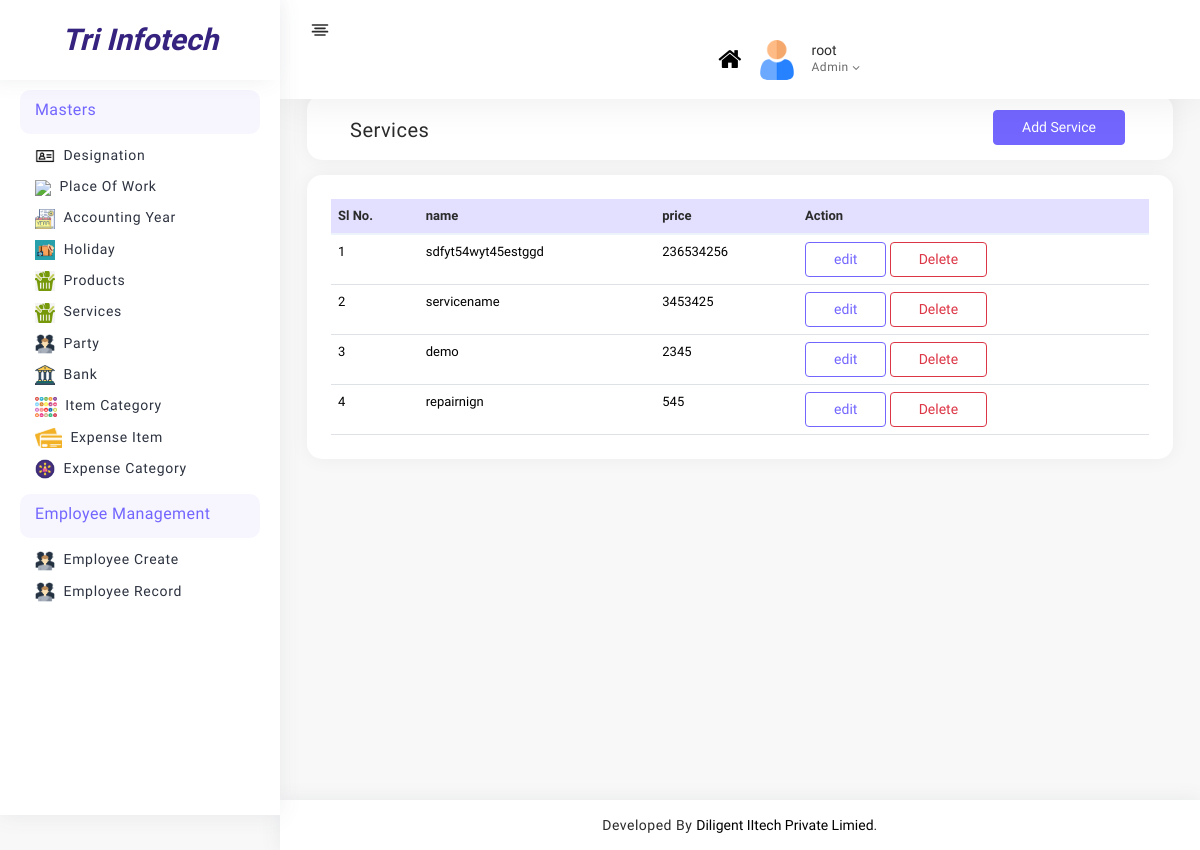
The app's page /admin_panel/services/ (signed in) with its own data.
### admin_panel/models.py (models this page shows, shortened)
class Service(models.Model):
    taxTypes = (
            ('withTax','with Tax'),
            ('withoutTax','without Tax'),
        )
    name = models.CharField(max_length=100)
    hsn_code = models.CharField(max_length=100)
    sale_price = models.CharField(max_length=100)
    sale_price_type = models.CharField( choices=taxTypes,max_length=50)
    tax_rate = models.CharField(choices=gstStatic,max_length=20)

### admin_panel/views.py (the view)
# urls.py: path("services/",views.services,name="services"),
def services(request):
    if request.user.is_staff:
        services = Service.objects.all().order_by("-id")
        return render(request,"masters/arp_items/services.html",{"services":services})
    else:
        return redirect("login")

### admin_panel/templates/masters/arp_items/services.html (shortened to what this page needs)
{% extends 'base.html' %}
{% load static %}
{% block content %}
<div class="page-body">
    <form>
        <div class="container-fluid">
            <div class="card p-3 py-2 project-list">
                <div class="row">
                    <div class="col-md-6">
                        <h5 class="mb-0 mt-2">Services</h5>
                    </div>
                    <div class="col-md-6">
                        <a class="btn btn-primary" href="{% url 'service_add' %}"> Add Service</a>
                    </div>
                </div>
            </div>
            <div class="card rs-mt-10 rs-br-0">
                <div class="card-body p-4 rs-p-0">
                    <div class="">
                        <table class="table rs_table">
                            <thead>
                                <tr>
                                    <th class="rs-w-5"><span class="hidden-xs">Sl No.</span></th>
                                    <th>name</th>
                                    <th>price</th>
                                    <th class="rs-text-right">Action</th>
                                </tr>
                            </thead>
                            <tbody>
                                {% for service in services %}
                                <tr>
                                    <td class="rs-pr-0">
                                        <span class="hidden-xs">{{ forloop.counter }}</span>
                                    </td>
                                    <td>{{ service.name}}</td>
                                    <td>{{ service.sale_price}}</td>
                                    <td class="rs-text-right"><a href="{% url 'service_edit' service.id %}"
                                            class="btn btn-outline-primary">edit</a>
                                            <a type="button" class="btn btn-outline-danger" data-toggle="modal"
                                            data-target="#exampleModal-{{forloop.counter}}">
                                            Delete
                                    </a>
                                        </td>
                                </tr>
                                {% endfor %}
                            </tbody>
                        </table>
                    </div>
                </div>
            </div>
        </div>
    </form>
</div>
{% endblock content %}

### admin_panel/templates/base.html (shortened to what this page needs)
{% load static %}
<!DOCTYPE html>
<html lang="en">
<head>
   <link rel="stylesheet" type="text/css" href="{% static 'css/font_awesome/css/font-awesome.min.css' %} ">
   <link rel="stylesheet" type="text/css" href="{% static 'css/scrollbar.css' %} ">
   <link rel="stylesheet" type="text/css" href="{% static 'css/bootstrap.css' %} ">
   <link rel="stylesheet" type="text/css" href="{% static 'css/style.css' %} ">
   <link rel="stylesheet" type="text/css" href="{% static 'css/my_css.css' %} ">
   <link rel="stylesheet" type="text/css" href="{% static 'css/responsive.css' %} ">
   <link rel="stylesheet" type="text/css" href="{% static 'css/my_responsive.css' %} ">
</head>
<body>
   <div class="page-wrapper null compact-wrapper" id="pageWrapper">
      <div class="page-header">
         <div class="header-wrapper row m-0">
            <div class="header-logo-wrapper col-auto p-0">
               <div class="toggle-sidebar" checked="checked">
               </div>
            </div>
            <div class="nav-right col-8 pull-right right-header p-0">
               <ul class="nav-menus">
                  <li>
                     <a href="{% url 'index' %}">
                        <div><i class="fa fa-home rs-f-20" style="font-size:25px;"> </i></div>
                     </a>
                  </li>
                  <li class="profile-nav onhover-dropdown p-0 me-0">
                     <div class="media profile-media">
                        <img class="b-r-10 img-40" src="{% static 'images/user.png' %} " alt="">
                        <div class="media-body">
                           <span>{{user.username}}</span>
                           <p class="mb-0 font-roboto">Admin <i class="middle fa fa-angle-down"></i></p>
                        </div>
                     </div>
                  </li>
               </ul>
            </div>
         </div>
      </div>
      <div class="page-body-wrapper">
         <div class="sidebar-wrapper">
            <div>
               <div class="logo-wrapper">
                  <a href="" data-bs-original-title="Tri Infotech" title=""
                     style="font-family: 'Bad Script', cursive;color:#36227f;font-weight: bold;font-size: 30px;font-style: italic;line-height: 60px;">Tri Infotech</a>
               </div>
               <nav class="sidebar-main">
                  <div>
                     <ul class="sidebar-links">
                        <div class="simplebar-wrapper" style="margin: 0px;">
                           <div class="simplebar-mask">
                              <div class="simplebar-offset" style="right: 0px; bottom: 0px;">
                                 <div class="simplebar-content-wrapper" style="height: 100%; overflow: hidden scroll;">
                                    <div class="simplebar-content" style="padding: 0px;">
                                       <li class="sidebar-main-title">
                                          <div>
                                             <h6>Masters</h6>
                                          </div>
                                       </li>
                                       <li>
                                          <a href="{% url 'designation' %} " data-bs-original-title="" class="d-block">
                                             <img src="{% static 'images/designation.png' %} "
                                                style="height:20px;margin-right:5px;">
                                             <span>Designation</span>
                                          </a>
                                       </li>
                                       <li>
                                          <a href="{% url 'place' %} " data-bs-original-title="" class="d-block">
                                             <img src="{% static 'images/place.png' %} "
                                                style="height:20px;margin-right:5px;">
                                             <span>Place of Work</span>
                                          </a>
                                       </li>
                                       <li>
                                          <a href="{% url 'accounting_year' %} " data-bs-original-title="" class="d-block">
                                             <img src="{% static 'images/financial_year.jpg' %} "
                                                style="height:20px;margin-right:5px;">
                                             <span>Accounting Year</span>
                                          </a>
                                       </li>
                                       <li>
                                          <a href="{% url 'holiday' %} " data-bs-original-title="" class="d-block">
                                             <img src="{% static 'images/holiday.jpg' %} "
                                                style="height:20px;margin-right:5px;">
                                             <span>Holiday</span>
                                          </a>
                                       </li>
                                       <li>
                                          <a href="{% url 'products' %} " data-bs-original-title="" class="d-block">
                                             <img src="{% static 'images/items.png' %} "
                                                style="height:20px;margin-right:5px;">
                                             <span>Products</span>
                                          </a>
                                       </li>
                                       <li>
                                          <a href="{% url 'services' %} " data-bs-original-title="" class="d-block">
                                             <img src="{% static 'images/items.png' %} "
                                                style="height:20px;margin-right:5px;">
                                             <span>Services</span>
                                          </a>
                                       </li>
                                       <li>
                                          <a href="{% url 'arp_party' %} " data-bs-original-title="" class="d-block">
                                             <img src="{% static 'images/people.png' %} "
                                                style="height:20px;margin-right:5px;">
                                             <span>Party</span>
                                          </a>
                                       </li>
                                       <li>
                                          <a href="{% url 'bank_list' %} " data-bs-original-title="" class="d-block">
                                             <img src="{% static 'images/bank.png' %} "
                                                style="height:20px;margin-right:5px;">
                                             <span>Bank</span>
                                          </a>
                                       </li>
                                       <li>
                                          <a href="{% url 'item_category' %}" data-bs-original-title="" class="d-block">
                                             <img src="{% static 'images/item_category.png' %} "
                                                style="height:20px;margin-right:5px;">
                                             <span>Item Category</span>
                                          </a>
                                       </li>
                                       <li>
                                          <a href="{% url 'expense_item' %}" data-bs-original-title="" class="d-block">
                                             <img src="{% static 'images/expense_item.png' %} "
                                                style="height:20px;margin-right:5px;">
                                             <span>Expense Item</span>
                                          </a>
                                       </li>
                                       <li>
                                          <a href="{% url 'expense_category' %}" data-bs-original-title=""
                                             class="d-block">
                                             <img src="{% static 'images/expense category.png' %} "
                                                style="height:20px;margin-right:5px;">
                                             <span>Expense Category</span>
                                          </a>
                                       </li>
                                       <li class="sidebar-main-title">
                                          <div>
                                             <h6>Employee Management</h6>
                                          </div>
                                       </li>
                                       <li>
                                          <a href="{% url 'create_emp' %}" data-bs-original-title=""
                                             class="d-block">
                                             <img src="{% static 'images/people.png' %} "
                                                style="height:20px;margin-right:5px;">
                                             <span>Employee Create</span>
                                          </a>
                                       </li>
                                       <li>
                                          <a href="{% url 'show_emp' %}" data-bs-original-title=""
                                             class="d-block">
                                             <img src="{% static 'images/people.png' %} "
                                                style="height:20px;margin-right:5px;">
                                             <span>Employee Record</span>
                                          </a>
                                       </li>
                                    </div>
                                 </div>
                              </div>
                           </div>
                        </div>
                     </ul>
                  </div>
               </nav>
            </div>
         </div>
         {% block content %}
         {% endblock content %}
         <footer class="footer">
            <div class="container-fluid">
               <div class="row">
                  <div class="col-md-12 footer-copyright text-center">
                     <p class="mb-0">Developed By <a href="">Diligent IItech Private
                           Limied</a>.</p>
                  </div>
               </div>
            </div>
         </footer>
      </div>
   </div>

### admin_panel/static/css/scrollbar.css (style rules this page uses)
.simplebar-wrapper { overflow:hidden;width:inherit;height:inherit;max-width:inherit;max-height:inherit }
.simplebar-mask { direction:inherit;position:absolute;overflow:hidden;padding:0;margin:0;left:0;top:0;bottom:0;right:0;width:auto !important;height:auto !important;z-index:0 }
.simplebar-offset { direction:inherit !important;-webkit-box-sizing:inherit !important;box-sizing:inherit !important;resize:none !important;position:absolute;top:0;left:0;bottom:0;right:0;padding:0;margin:0;-webkit-overflow-scrolling:touch }
.simplebar-content-wrapper { direction:inherit;-webkit-box-sizing:border-box !important;box-sizing:border-box !important;position:relative;display:block;height:100%;width:auto;max-width:100%;max-height:100%;scrollbar-width:none;-ms-overflow-style:none;padding-bottom:30px }
.simplebar-content:before,.simplebar-content:after { content:' ';display:table }

### admin_panel/static/css/my_css.css (style rules this page uses)
table.table th { background: #e2dfff!important;font-weight:bold; }
* a { letter-spacing: 0; }
th, td { font-size: 13px; }

### admin_panel/static/css/responsive.css (style rules this page uses)
@media only screen and (max-width: 1366px) and (min-width: 1200px) { .page-wrapper.compact-wrapper .page-header .header-wrapper .nav-right { -webkit-box-flex:0;-ms-flex:0 0 64%;flex:0 0 64%;max-width:64% } }

### admin_panel/templates/base.html (style rules this page uses)
body { font-family: 'Anek Gujarati', sans-serif; }
th, td { letter-spacing: 0; }
body { background: #f8f8f8; }

### admin_panel/templates/masters/arp_items/services.html (style rules this page uses)
.py-2 { padding-top: 0rem !important; padding-bottom: 0rem !important; }

### records on screen
Service: name "sdfyt54wyt45estggd", sale_price "236534256"
Service: name "servicename", sale_price "3453425"
Service: name "demo", sale_price "2345"
Service: name "repairnign", sale_price "545"

### other values on screen
{{ user.username }} "root"
